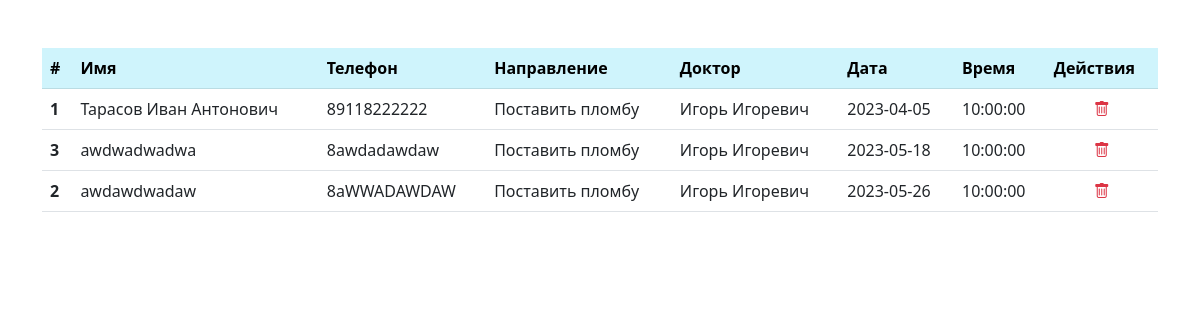
/admin, run on an earlier commit of the app's database.
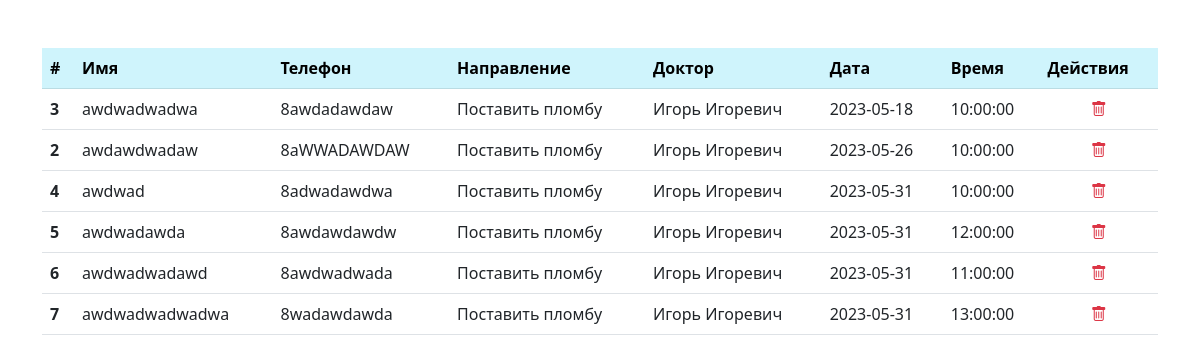
And on a later commit of the database.
### app/main/models.py (models this page shows)
class Appointment(db.Model):
    id = db.Column(db.Integer, primary_key=True)
    name = db.Column(db.String(64), index=True, nullable=False)
    phone = db.Column(db.String(32), nullable=False)
    direction = db.Column(db.String(64), nullable=False)
    doctor = db.Column(db.String(64), nullable=False)
    date = db.Column(db.Date, nullable=False)
    time = db.Column(db.Time, nullable=False)

### app/main/routes.py (the view)
@bp.route('/admin', methods=['POST', 'GET'])
def admin():
    appointments = Appointment.query.order_by(Appointment.date).all()
    return render_template('main/admin.html', appointments=appointments)

### app/templates/main/admin.html
{% extends "_base.html" %}
{% block app_content %}
<table class="table table-hover mt-5">
    <thead class="table-info">
    <tr>
        <th scope="col">#</th>
        <th scope="col">Имя</th>
        <th scope="col">Телефон</th>
        <th scope="col">Направление</th>
        <th scope="col">Доктор</th>
        <th scope="col">Дата</th>
        <th scope="col">Время</th>
        <th scope="col">Действия</th>
    </tr>
    </thead>
    <tbody>
    {% for appointment in appointments %}
    <tr>
        <th scope="row">{{ appointment.id }}</th>
        <td>{{ appointment.name }}</td>
        <td>{{ appointment.phone }}</td>
        <td>{{ appointment.direction }}</td>
        <td>{{ appointment.doctor }}</td>
        <td>{{ appointment.date }}</td>
        <td>{{ appointment.time }}</td>
        <td>
            <div class="d-flex justify-content-center">
                <i class="bi bi-trash text-danger" style="cursor: pointer" onclick="delete_appointment({{ appointment.id }})"></i>
            </div>
        </td>
    </tr>
    </tbody>
    {% endfor %}
</table>
{% endblock %}

### app/templates/_base.html (shortened to what this page needs)
<!DOCTYPE html>
<html lang="en">
<head>
    <link href="https://cdn.jsdelivr.net/npm/bootstrap@5.3.0-alpha1/dist/css/bootstrap.min.css" rel="stylesheet"
>
    <link rel="stylesheet" href="https://cdn.jsdelivr.net/npm/bootstrap-icons@1.5.0/font/bootstrap-icons.css">
    <link rel="stylesheet" href="https://cdnjs.cloudflare.com/ajax/libs/font-awesome/4.7.0/css/font-awesome.min.css">
</head>
<body>
<div class="container">
    {% block app_content %}
    {% endblock %}
</div>
</body>
</html>

What changed in the data, as far as the page shows it:
removed Appointment: id "1", name "Тарасов Иван Антонович", phone "89118222222", direction "Поставить пломбу", doctor "Игорь Игоревич", date "2023-04-05", time "10:00:00"
added Appointment: id "4", name "awdwad", phone "8adwadawdwa", direction "Поставить пломбу", doctor "Игорь Игоревич", date "2023-05-31", time "10:00:00"
added Appointment: id "5", name "awdwadawda", phone "8awdawdawdw", direction "Поставить пломбу", doctor "Игорь Игоревич", date "2023-05-31", time "12:00:00"
added Appointment: id "6", name "awdwadwadawd", phone "8awdwadwada", direction "Поставить пломбу", doctor "Игорь Игоревич", date "2023-05-31", time "11:00:00"
added Appointment: id "7", name "awdwadwadwadwa", phone "8wadawdawda", direction "Поставить пломбу", doctor "Игорь Игоревич", date "2023-05-31", time "13:00:00"
